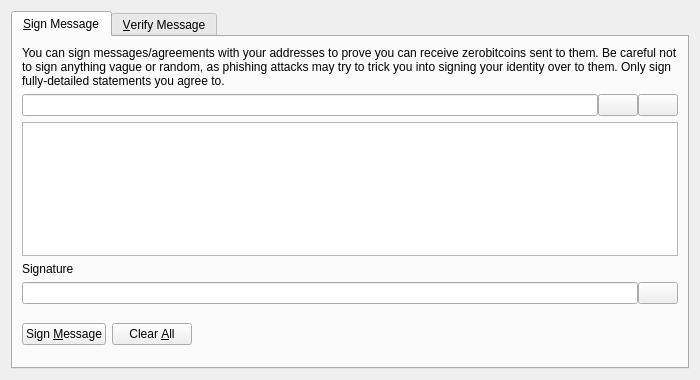
<?xml version="1.0" encoding="UTF-8"?>
<ui version="4.0">
 <class>SignVerifyMessageDialog</class>
 <widget class="QDialog" name="SignVerifyMessageDialog">
  <property name="geometry">
   <rect>
    <x>0</x>
    <y>0</y>
    <width>700</width>
    <height>380</height>
   </rect>
  </property>
  <property name="windowTitle">
   <string>Signatures - Sign / Verify a Message</string>
  </property>
  <property name="modal">
   <bool>true</bool>
  </property>
  <layout class="QVBoxLayout" name="verticalLayout">
   <item>
    <widget class="QTabWidget" name="tabWidget">
     <property name="currentIndex">
      <number>0</number>
     </property>
     <widget class="QWidget" name="tabSignMessage">
      <attribute name="title">
       <string>&amp;Sign Message</string>
      </attribute>
      <layout class="QVBoxLayout" name="verticalLayout_SM">
       <item>
        <widget class="QLabel" name="infoLabel_SM">
         <property name="text">
          <string>You can sign messages/agreements with your addresses to prove you can receive zerobitcoins sent to them. Be careful not to sign anything vague or random, as phishing attacks may try to trick you into signing your identity over to them. Only sign fully-detailed statements you agree to.</string>
         </property>
         <property name="textFormat">
          <enum>Qt::PlainText</enum>
         </property>
         <property name="wordWrap">
          <bool>true</bool>
         </property>
        </widget>
       </item>
       <item>
        <layout class="QHBoxLayout" name="horizontalLayout_1_SM">
         <property name="spacing">
          <number>0</number>
         </property>
         <item>
          <widget class="QValidatedLineEdit" name="addressIn_SM">
           <property name="toolTip">
            <string>The Bitcoin address to sign the message with</string>
           </property>
          </widget>
         </item>
         <item>
          <widget class="QPushButton" name="addressBookButton_SM">
           <property name="toolTip">
            <string>Choose previously used address</string>
           </property>
           <property name="text">
            <string/>
           </property>
           <property name="icon">
            <iconset resource="../bitcoin.qrc">
             <normaloff>:/icons/address-book</normaloff>:/icons/address-book</iconset>
           </property>
           <property name="shortcut">
            <string>Alt+A</string>
           </property>
           <property name="autoDefault">
            <bool>false</bool>
           </property>
          </widget>
         </item>
         <item>
          <widget class="QPushButton" name="pasteButton_SM">
           <property name="toolTip">
            <string>Paste address from clipboard</string>
           </property>
           <property name="text">
            <string/>
           </property>
           <property name="icon">
            <iconset resource="../bitcoin.qrc">
             <normaloff>:/icons/editpaste</normaloff>:/icons/editpaste</iconset>
           </property>
           <property name="shortcut">
            <string>Alt+P</string>
           </property>
           <property name="autoDefault">
            <bool>false</bool>
           </property>
          </widget>
         </item>
        </layout>
       </item>
       <item>
        <widget class="QPlainTextEdit" name="messageIn_SM">
         <property name="toolTip">
          <string>Enter the message you want to sign here</string>
         </property>
        </widget>
       </item>
       <item>
        <widget class="QLabel" name="signatureLabel_SM">
         <property name="text">
          <string>Signature</string>
         </property>
         <property name="textFormat">
          <enum>Qt::PlainText</enum>
         </property>
        </widget>
       </item>
       <item>
        <layout class="QHBoxLayout" name="horizontalLayout_2_SM">
         <property name="spacing">
          <number>0</number>
         </property>
         <item>
          <widget class="QLineEdit" name="signatureOut_SM">
           <property name="font">
            <font>
             <italic>true</italic>
            </font>
           </property>
           <property name="readOnly">
            <bool>true</bool>
           </property>
          </widget>
         </item>
         <item>
          <widget class="QPushButton" name="copySignatureButton_SM">
           <property name="toolTip">
            <string>Copy the current signature to the system clipboard</string>
           </property>
           <property name="text">
            <string/>
           </property>
           <property name="icon">
            <iconset resource="../bitcoin.qrc">
             <normaloff>:/icons/editcopy</normaloff>:/icons/editcopy</iconset>
           </property>
           <property name="autoDefault">
            <bool>false</bool>
           </property>
          </widget>
         </item>
        </layout>
       </item>
       <item>
        <layout class="QHBoxLayout" name="horizontalLayout_3_SM">
         <item>
          <widget class="QPushButton" name="signMessageButton_SM">
           <property name="toolTip">
            <string>Sign the message to prove you own this Zerobitcoin address</string>
           </property>
           <property name="text">
            <string>Sign &amp;Message</string>
           </property>
           <property name="icon">
            <iconset resource="../bitcoin.qrc">
             <normaloff>:/icons/edit</normaloff>:/icons/edit</iconset>
           </property>
           <property name="autoDefault">
            <bool>false</bool>
           </property>
          </widget>
         </item>
         <item>
          <widget class="QPushButton" name="clearButton_SM">
           <property name="toolTip">
            <string>Reset all sign message fields</string>
           </property>
           <property name="text">
            <string>Clear &amp;All</string>
           </property>
           <property name="icon">
            <iconset resource="../bitcoin.qrc">
             <normaloff>:/icons/remove</normaloff>:/icons/remove</iconset>
           </property>
           <property name="autoDefault">
            <bool>false</bool>
           </property>
          </widget>
         </item>
         <item>
          <spacer name="horizontalSpacer_1_SM">
           <property name="orientation">
            <enum>Qt::Horizontal</enum>
           </property>
           <property name="sizeHint" stdset="0">
            <size>
             <width>40</width>
             <height>48</height>
            </size>
           </property>
          </spacer>
         </item>
         <item>
          <widget class="QLabel" name="statusLabel_SM">
           <property name="font">
            <font>
             <weight>75</weight>
             <bold>true</bold>
            </font>
           </property>
           <property name="text">
            <string/>
           </property>
           <property name="wordWrap">
            <bool>true</bool>
           </property>
          </widget>
         </item>
         <item>
          <spacer name="horizontalSpacer_2_SM">
           <property name="orientation">
            <enum>Qt::Horizontal</enum>
           </property>
           <property name="sizeHint" stdset="0">
            <size>
             <width>40</width>
             <height>48</height>
            </size>
           </property>
          </spacer>
         </item>
        </layout>
       </item>
      </layout>
     </widget>
     <widget class="QWidget" name="tabVerifyMessage">
      <attribute name="title">
       <string>&amp;Verify Message</string>
      </attribute>
      <layout class="QVBoxLayout" name="verticalLayout_VM">
       <item>
        <widget class="QLabel" name="infoLabel_VM">
         <property name="text">
          <string>Enter the receiver's address, message (ensure you copy line breaks, spaces, tabs, etc. exactly) and signature below to verify the message. Be careful not to read more into the signature than what is in the signed message itself, to avoid being tricked by a man-in-the-middle attack. Note that this only proves the signing party receives with the address, it cannot prove sendership of any transaction!</string>
         </property>
         <property name="textFormat">
          <enum>Qt::PlainText</enum>
         </property>
         <property name="alignment">
          <set>Qt::AlignLeading|Qt::AlignLeft|Qt::AlignTop</set>
         </property>
         <property name="wordWrap">
          <bool>true</bool>
         </property>
        </widget>
       </item>
       <item>
        <layout class="QHBoxLayout" name="horizontalLayout_1_VM">
         <property name="spacing">
          <number>0</number>
         </property>
         <item>
          <widget class="QValidatedLineEdit" name="addressIn_VM">
           <property name="toolTip">
            <string>The Zerobitcoin address the message was signed with</string>
           </property>
          </widget>
         </item>
         <item>
          <widget class="QPushButton" name="addressBookButton_VM">
           <property name="toolTip">
            <string>Choose previously used address</string>
           </property>
           <property name="text">
            <string/>
           </property>
           <property name="icon">
            <iconset resource="../bitcoin.qrc">
             <normaloff>:/icons/address-book</normaloff>:/icons/address-book</iconset>
           </property>
           <property name="shortcut">
            <string>Alt+A</string>
           </property>
           <property name="autoDefault">
            <bool>false</bool>
           </property>
          </widget>
         </item>
        </layout>
       </item>
       <item>
        <widget class="QPlainTextEdit" name="messageIn_VM"/>
       </item>
       <item>
        <widget class="QValidatedLineEdit" name="signatureIn_VM"/>
       </item>
       <item>
        <layout class="QHBoxLayout" name="horizontalLayout_2_VM">
         <item>
          <widget class="QPushButton" name="verifyMessageButton_VM">
           <property name="toolTip">
            <string>Verify the message to ensure it was signed with the specified Zerobitcoin address</string>
           </property>
           <property name="text">
            <string>Verify &amp;Message</string>
           </property>
           <property name="icon">
            <iconset resource="../bitcoin.qrc">
             <normaloff>:/icons/transaction_0</normaloff>:/icons/transaction_0</iconset>
           </property>
           <property name="autoDefault">
            <bool>false</bool>
           </property>
          </widget>
         </item>
         <item>
          <widget class="QPushButton" name="clearButton_VM">
           <property name="toolTip">
            <string>Reset all verify message fields</string>
           </property>
           <property name="text">
            <string>Clear &amp;All</string>
           </property>
           <property name="icon">
            <iconset resource="../bitcoin.qrc">
             <normaloff>:/icons/remove</normaloff>:/icons/remove</iconset>
           </property>
           <property name="autoDefault">
            <bool>false</bool>
           </property>
          </widget>
         </item>
         <item>
          <spacer name="horizontalSpacer_1_VM">
           <property name="orientation">
            <enum>Qt::Horizontal</enum>
           </property>
           <property name="sizeHint" stdset="0">
            <size>
             <width>40</width>
             <height>48</height>
            </size>
           </property>
          </spacer>
         </item>
         <item>
          <widget class="QLabel" name="statusLabel_VM">
           <property name="font">
            <font>
             <weight>75</weight>
             <bold>true</bold>
            </font>
           </property>
           <property name="text">
            <string/>
           </property>
           <property name="wordWrap">
            <bool>true</bool>
           </property>
          </widget>
         </item>
         <item>
          <spacer name="horizontalSpacer_2_VM">
           <property name="orientation">
            <enum>Qt::Horizontal</enum>
           </property>
           <property name="sizeHint" stdset="0">
            <size>
             <width>40</width>
             <height>48</height>
            </size>
           </property>
          </spacer>
         </item>
        </layout>
       </item>
      </layout>
     </widget>
    </widget>
   </item>
  </layout>
 </widget>
 <customwidgets>
  <customwidget>
   <class>QValidatedLineEdit</class>
   <extends>QLineEdit</extends>
   <header>qvalidatedlineedit.h</header>
  </customwidget>
 </customwidgets>
 <resources>
  <include location="../bitcoin.qrc"/>
 </resources>
 <connections/>
</ui>
